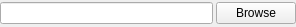
<ui version="4.0" >
 <class>FileWidget</class>
 <widget class="QWidget" name="FileWidget" >
  <property name="geometry" >
   <rect>
    <x>0</x>
    <y>0</y>
    <width>296</width>
    <height>27</height>
   </rect>
  </property>
  <property name="windowTitle" >
   <string>Plot File Widget</string>
  </property>
  <layout class="QHBoxLayout" >
   <property name="spacing" >
    <number>3</number>
   </property>
   <property name="leftMargin" >
    <number>0</number>
   </property>
   <property name="topMargin" >
    <number>0</number>
   </property>
   <property name="rightMargin" >
    <number>0</number>
   </property>
   <property name="bottomMargin" >
    <number>0</number>
   </property>
   <item>
    <widget class="QLineEdit" name="file" />
   </item>
   <item>
    <widget class="QPushButton" name="browse" >
     <property name="text" >
      <string>Browse</string>
     </property>
    </widget>
   </item>
  </layout>
 </widget>
 <resources/>
 <connections/>
</ui>
